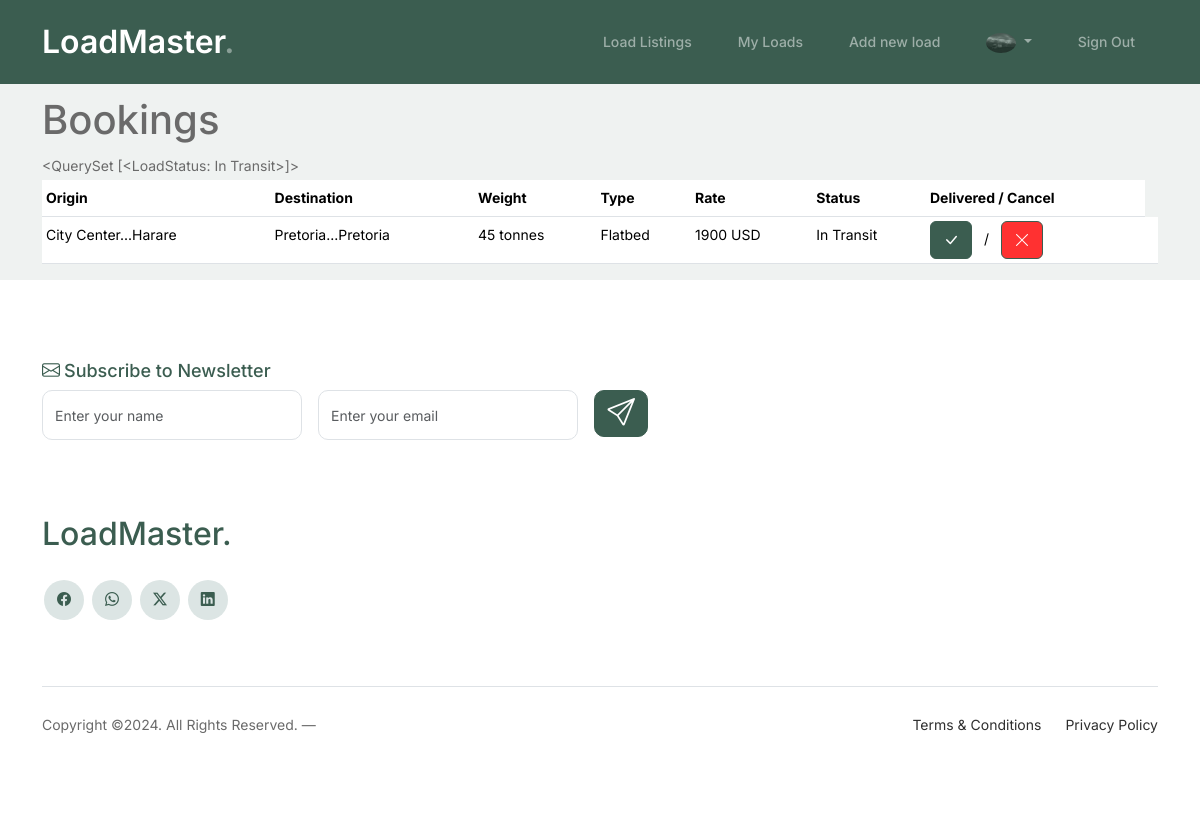
The page /loads/user6/bookings (signed in) on the database its author committed.
### main/models.py (models this page shows, shortened)
class User(AbstractUser):
    pass

class Profile(models.Model):
    user = models.OneToOneField(User, on_delete=models.CASCADE, related_name='profile')
    organisation = models.CharField(max_length=50)
    phone_regex = RegexValidator(regex=r'^\+?1?\d{9,15}$', message="Phone number must be entered in the format: '+999999999'. Up to 15 digits allowed.")
    phone_number = models.CharField(validators=[phone_regex], max_length=17)
    email = models.EmailField(max_length=254)
    image = models.ImageField(default='profile_pics/default.png', upload_to='profile_pics')
    created = models.DateTimeField(auto_now_add=True)

### loads/models.py (models this page shows, shortened)
class LoadStatus(models.Model):
    class Status(models.TextChoices):
        AVAILABLE = "A", ("Available")
        IN_TRANSIT = "I", ("In Transit")
        DELIVERED = "D", ("Delivered")
    load = models.OneToOneField(Load, on_delete=models.CASCADE)
    status = models.CharField(max_length=1, choices=Status.choices, default=Status.AVAILABLE)
    transporter = models.ForeignKey(Profile, on_delete=models.CASCADE)
    updated = models.DateTimeField(auto_now=True)
    def __str__(self):
        return f"{self.get_status_display()}"

class Load(models.Model):
    class Type (models.TextChoices):
        REFEER = "R", ("Reefer")
        FLATBED = "F", ("Flatbed")
        SIDE_CURTAIN = "S", ("Side Curtain")
        OTHER = "O", ("Other")
        VAN = "V", ("Van")
    origin = models.ForeignKey(Location, related_name='outgoing', on_delete=models.CASCADE)
    destination = models.ForeignKey(Location, related_name='incoming', on_delete=models.CASCADE)
    type = models.CharField(max_length=1, choices=Type.choices, default=Type.FLATBED)
    owner = models.ForeignKey(Profile, on_delete=models.CASCADE)
    weight = models.CharField(max_length=20)
    rate = models.CharField(max_length=20)
    created = models.DateTimeField(auto_now_add=True)
    updated = models.DateTimeField(auto_now=True)
    class Meta:
        ordering = ["-created"]

class Location(models.Model):
    address_1 = models.CharField(max_length=200, null=True, blank=True)
    address_2 = models.CharField(max_length=200, null=True, blank=True)
    city = models.CharField(max_length=200)
    country = models.CharField(max_length=100, default='Zimbabwe')
    def __str__(self):
        if self.address_1:
            return f"{self.address_1[:17]}...{self.city}"
        return f"{self.city}"

### loads/views.py (the view)
# urls.py: path('<str:user>/bookings', views.my_bookings, name='bookings'),
@login_required
def my_bookings(request, user):
    bookings = LoadStatus.objects.filter(transporter__user__username=user, status="I")
    print(bookings)
    return render(request, 'loads/my_bookings.html', {'bookings': bookings})

### loads/templates/loads/my_bookings.html (shortened to what this page needs)
{% extends "account/base_entrance.html" %}
{% load i18n %}
{% load static %}
{% load allauth account %}
{% block content %}
<div class="py-5"></div>
<div class="container">
    <h1>Bookings</h1>
    {{ bookings }}
    {% if bookings %}
    <div class="table-responsive">
        <table class="table table-sm">
          <thead class="line bg-green">
            <tr>
              <th scope="col">Origin</th>
              <th scope="col">Destination</th>
              <th scope="col">Weight</th>
              <th scope="col">Type</th>
              <th scope="col">Rate</th>
              <th scope="col">Status</th>
              <th scope="col">Delivered / Cancel </th>
            </tr>
        </thead>
        <tbody>
            {% for booking in bookings %}
           <tr class="table-row cursor-auto">
                <td class="text-truncate">{{ booking.load.origin }}</td>
                <td class="text-truncate">{{ booking.load.destination }}</td>
                <td class="text-truncate">{{ booking.load.weight }}</td>
                <td class="text-truncate">{{ booking.load.get_type_display }}</td>
                <td class="text-truncate">{{ booking.load.rate }}</td>
                <td class="text-truncate">{{ booking.get_status_display }}</td>
                <td class="text-truncate">
                    <a href="{% url 'loads:mark_delivered' booking.transporter.id %}" class="bi bi-check-lg btn btn-primary me-2"></a> /
                    <a href="{% url 'loads:cancel_booking' booking.load.id %}" class="ms-2 btn btn-danger bi bi-x-lg"></a>
                <td>
            </tr>
            {% endfor %}
          </tbody>
        </table>
      </div>
      {% else %}
      <p class="text-center fs-3">You have no loads postings </p>
      <a href="{% url 'loads:loads' %}" class="text-center d-block fs-4"><i class="bi bi-arrow-counterclockwise text-success"></i></a>
      {% endif %}
    </div>
{% endblock content %}

### templates/allauth/layouts/base.html (shortened to what this page needs)
{% load i18n %}
{% load static %}
<!DOCTYPE html>
<html>
    <head>
        <link href="https://cdn.jsdelivr.net/npm/bootstrap@5.3.3/dist/css/bootstrap.min.css" rel="stylesheet">
        <link rel="stylesheet" href="https://cdn.jsdelivr.net/npm/bootstrap-icons@1.11.3/font/bootstrap-icons.min.css">
        <link rel="stylesheet" href="{% static 'css/style.css' %}">
    </head>
    <body>
        {% block body %}
        <nav class="custom-navbar navbar navbar navbar-expand-md navbar-dark bg-dark fixed-top" arial-label="Furni navigation bar">
			<div class="container">
				<a class="navbar-brand" href="{% url 'main:home' %}">LoadMaster<span>.</span></a>
				<div class="collapse navbar-collapse" id="navbarsFurni">
					<ul class="custom-navbar-nav navbar-nav ms-auto mb-2 mb-md-0">
						<li class="nav-item"><a class="nav-link" href="{% url 'loads:loads' %}">Load Listings</a></li>
						<li class="nav-item"><a class="nav-link" href="{% url 'loads:my_loads' %}">My Loads</a></li>
						<li class="nav-item"> <a class="nav-link" href="{% url 'loads:new_load' %}">Add new load</a></li>
					</ul>
					<ul class="custom-navbar-nav navbar-nav mb-2 mb-md-0 navbar-dark">
                        {% if user.is_authenticated %}
                        {% url 'account_logout' as logout_url %}
                        {% if logout_url %}
                        <li class="nav-item dropdown">
                          <a class="nav-link dropdown-toggle" href="#" role="button" data-bs-toggle="dropdown" aria-expanded="false">
                              <img src="{{ user.profile.image.url }}" alt="profile pic" style="width: 30px; border-radius: 50%;">
                          </a>
                        </li>
                        <li class="nav-item">
                                <a href="{{ logout_url }}" class="nav-link">{% trans "Sign Out" %}</a>
                        </li>
                        {% endif %}
                    {% endif %}
                    </ul>
				</div>
			</div>
		</nav>
            {% block content %}
            {% endblock content %}
            <footer class="footer-section">
                <div class="container relative">
                    <div class="row">
                        <div class="col-lg-8">
                            <div class="subscription-form">
                                <h3 class="d-flex align-items-center"><span class="me-1"><i class="bi bi-envelope"></i></span><span>Subscribe to Newsletter</span></h3>
                                <form action="#" class="row g-3">
                                    <div class="col-auto">
                                        <input type="text" class="form-control" placeholder="Enter your name">
                                    </div>
                                    <div class="col-auto">
                                        <input type="email" class="form-control" placeholder="Enter your email">
                                    </div>
                                    <div class="col-auto">
                                        <button class="btn btn-primary">
                                            <i class="bi bi-send h3"></i>
                                        </button>
                                    </div>
                                </form>
                            </div>
                        </div>
                    </div>
                    <div class="row g-5 mb-5">
                        <div class="col-lg-4">
                            <div class="mb-4 footer-logo-wrap"><a href="#" class="footer-logo">LoadMaster<span>.</span></a></div>
                            <ul class="list-unstyled custom-social">
                                <li><a href="#"><i class="bi bi-facebook"></i></a></li>
                                <li><a href="#"><i class="bi bi-whatsapp"></i></a></li>
                                <li><a href="#"><i class="bi bi-twitter-x"></i></a></li>
                                <li><a href="#"><i class="bi bi-linkedin"></i></a></li>
                            </ul>
                        </div>
                    </div>
                    <div class="border-top copyright">
                        <div class="row pt-4">
                            <div class="col-lg-6">
                                <p class="mb-2 text-center text-lg-start">Copyright &copy;<script>document.write(new Date().getFullYear());</script>. All Rights Reserved. &mdash;
                </p>
                            </div>
                            <div class="col-lg-6 text-center text-lg-end">
                                <ul class="list-unstyled d-inline-flex ms-auto">
                                    <li class="me-4"><a href="#">Terms &amp; Conditions</a></li>
                                    <li><a href="#">Privacy Policy</a></li>
                                </ul>
                            </div>
                        </div>
                    </div>
                </div>
            </footer>
        {% endblock body %}
    </body>
</html>

### assets/css/style.css (style rules this page uses)
body { overflow-x: hidden; position: relative; }
body { font-family: "Inter", sans-serif; font-weight: 400; line-height: 28px; color: #6a6a6a; font-size: 14px; background-color: #eff2f1; }
a { text-decoration: none; -webkit-transition: .3s all ease; -o-transition: .3s all ease; transition: .3s all ease; color: #2f2f2f; text-decoration: underline; }
.custom-navbar { background: #3b5d50 !important; padding-top: 20px; padding-bottom: 20px; }
.custom-navbar .navbar-brand { font-size: 32px; font-weight: 600; }
.custom-navbar .navbar-brand > span { opacity: .4; }
@media (min-width: 992px) { .custom-navbar .custom-navbar-nav li { margin-left: 15px; margin-right: 15px; } }
.custom-navbar .custom-navbar-nav li a { font-weight: 500; color: #ffffff !important; opacity: .5; -webkit-transition: .3s all ease; -o-transition: .3s all ease; transition: .3s all ease; position: relative; }
@media (min-width: 768px) { .custom-navbar .custom-navbar-nav li a:before { content: ""; position: absolute; bottom: 0; left: 8px; right: 8px; background: #f9bf29; height: 5px; opacity: 1; visibility: visible; width: 0; -webkit-transition: .15s all ease-out; -o-transition: .15s all ease-out; transition: .15s all ease-out; } }
.btn { font-weight: 600; color: #ffffff; background: #2f2f2f; border-color: #2f2f2f; }
.btn.btn-primary { background: #3b5d50; border-color: #3b5d50; }
.btn.btn-danger { background: rgba(255, 0, 0, 0.808); border-color: #3b5d50; }
.footer-section { padding: 80px 0; background: #ffffff; }
.footer-section .relative { position: relative; }
.footer-section a { text-decoration: none; color: #2f2f2f; -webkit-transition: .3s all ease; -o-transition: .3s all ease; transition: .3s all ease; }
.footer-section .subscription-form { margin-bottom: 40px; position: relative; z-index: 2; margin-top: 100px; }
@media (min-width: 992px) { .footer-section .subscription-form { margin-top: 0px; margin-bottom: 80px; } }
.footer-section .subscription-form h3 { font-size: 18px; font-weight: 500; color: #3b5d50; }
.footer-section .subscription-form .form-control { height: 50px; border-radius: 10px; font-family: "Inter", sans-serif; }
.footer-section .subscription-form .btn { border-radius: 10px !important; }
.footer-section .footer-logo-wrap .footer-logo { font-size: 32px; font-weight: 500; text-decoration: none; color: #3b5d50; }
.footer-section .custom-social li { margin: 2px; display: inline-block; }
.footer-section .custom-social li a { width: 40px; height: 40px; text-align: center; line-height: 40px; display: inline-block; background: #dce5e4; color: #3b5d50; border-radius: 50%; }
.footer-section .border-top { border-color: #dce5e4; }
.footer-section .border-top.copyright { font-size: 14px !important; }
.form-control { height: 50px; border-radius: 10px; font-family: "Inter", sans-serif; }

### rows shown on the page
User: profile.image (picture)
LoadStatus: status "<QuerySet [<LoadStatus: In Transit>]>", load.origin "City Center...Harare", load.destination "Pretoria...Pretoria", load.weight "45 tonnes", load.type "Flatbed", load.rate "1900 USD", status "In Transit"
